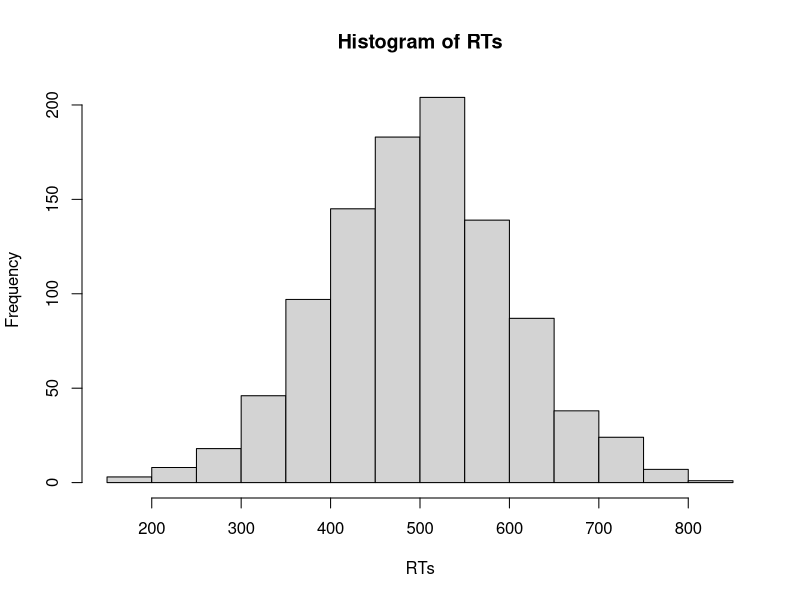
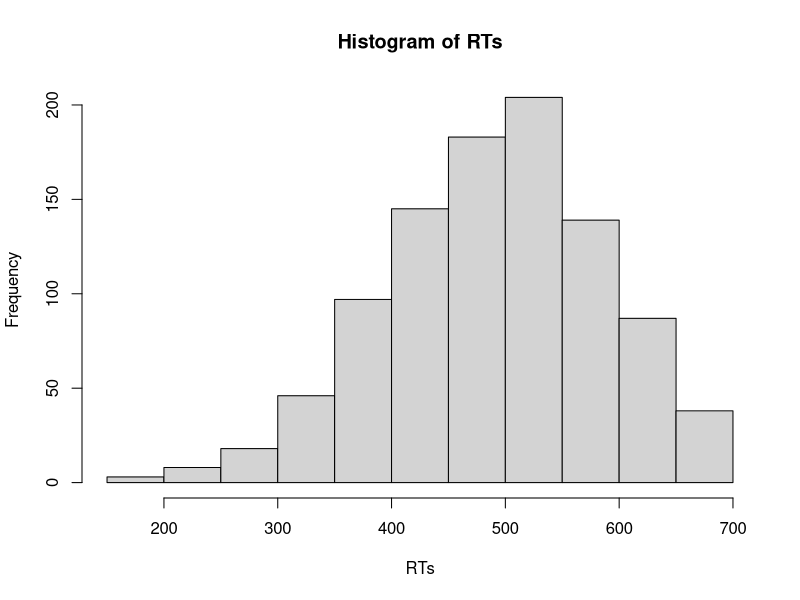
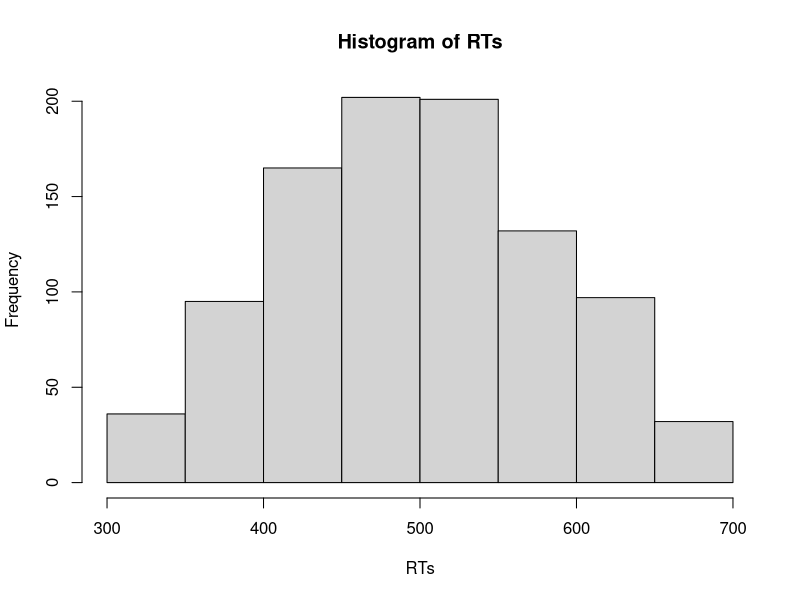

The R source for these figures, in order:
## ---- chunk 1
2.5 * 10
2.5 + (9 / 4)
## ---- chunk 2
# Hier werden zwei Variablen - x und y - definiert
x <- 2
y <- 3
## ---- chunk 3
x
## ---- chunk 4
x + y
x * y
## ---- chunk 5
z <- x * 10
## ---- chunk 6
x
z
## ---- chunk 7
# Beispiele für gute Variablennamen
durchschnittliches_Alter <- 23
MW_Alter <- 23
durchschnittliches_Evaluationsergebnis_KursA <- 2
MW_Evaluationsergebnis_KursA <- 2
## ---- chunk 8
round(0.0249, 3)
## ---- chunk 9
round(x = 0.0249, digits = 3)
## ---- chunk 10
round(digits = 3, x = 0.0249)
## ---- chunk 11
round(0.0249, 3)
round(0.0249)
## ---- chunk 12
# Hier wird ein numerischer Vektor mit den Elementen 1 bis 10 erstellt. 
# Mit einem Doppelpunkt können alle ganzen Zahlen zwischen den beiden angegebenen Zahlen angesprochen werden.
Vektor_numeric <- c(1, 2, 3, 4, 5, 6:10)
## ---- chunk 13
mode(Vektor_numeric)
## ---- chunk 14
Vektor_numeric * 2
## ---- chunk 15
punkte_MC_Fragen <- c(5, 2, 2, 4, 3, 2, 1, 0, 1, 4)
punkte_offene_Fragen <- c(3, 4, 5, 0, 2, 3, 1, 3, 5, 1)
klausurergebnis <- punkte_MC_Fragen + punkte_offene_Fragen
klausurergebnis
## ---- chunk 16
"Alpha" 
'Beta'
Vektor_character <- c("Lea", "Luke", "Han", "Chewy") 
mode(Vektor_character)
## ---- chunk 17
Geschlecht <- c("männlich", "weiblich", "weiblich", "divers", "weiblich")
Studienfach <- c("Psychologie", "Medizin", "Informatik", "Sportwissenschaft", "Biologie")
## ---- chunk 18
TRUE 
FALSE
Vektor_logical <- c(TRUE, TRUE, FALSE, TRUE) 
mode(Vektor_logical)
## ---- chunk 19
# Hier wird festgehalten, welche Versuchspersonen (id) die Studie 
# vollständig abgeschlossen haben (Studie_abgeschlossen)
id <- 1:10
Studie_abgeschlossen <- c(TRUE, TRUE, FALSE, TRUE, TRUE, FALSE, FALSE, TRUE, TRUE, TRUE) 
## ---- chunk 20
## Logisches UND
TRUE & TRUE
TRUE & FALSE
FALSE & FALSE
## ---- chunk 21
## Logisches ODER
TRUE | TRUE
TRUE | FALSE
FALSE | FALSE
## ---- chunk 22
## Logisches NICHT
!TRUE
!FALSE
## ---- chunk 23
!TRUE & FALSE | TRUE
!TRUE & (FALSE | TRUE)
## ---- chunk 24
Bedingung <- c (0, 1, 1, 0, 1, 0, 0, 1)
Vektor_factor <- factor(x = Bedingung, 
                        levels = c(0, 1),
                        labels = c("Kontrollgruppe", "Experimentalgruppe"))
Vektor_factor
mode(Vektor_factor)
## ---- chunk 25
alter <- c(21, 25, 29, 24, NA, 19, 23, 24, 20)
## ---- chunk 26
daten <- c(3, 7, 9, 0, 1, 1, 4, 5)
daten[3]
# Hier wird das dritte Element ausgewählt
## ---- chunk 27
daten[-3]
# Hier werden alle Elemente außer dem dritten ausgewählt
## ---- chunk 28
daten[2:5]
# Hier werden die Elemente 2, 3, 4 und 5 ausgewählt
## ---- chunk 29
daten[c(2, 7)]
# Hier werden die Elemente 2 und 7 ausgewählt
## ---- chunk 30
ausgewaehlte_daten <- daten[c(2, 7)]
## ---- chunk 31
alter <- c(20, 21, 24, 25, 32, 17, 65, 22)
alter >= 18
## ---- chunk 32
# Hier überprüfen wir, welche Versuchspersonen jünger als 18 Jahre sind
alter < 18
# Wir können auch überprüfen, welche Versuchspersonen genau 18 Jahre sind
alter == 18
## ---- chunk 33
# Hier wird überprüft, welche Versuchspersonen Psychologie studieren...
Studienfach <- c("Psychologie", "Medizin", "Informatik", "Sportwissenschaft", "Biologie")
Studienfach == "Psychologie"

# ...bzw. welche nicht.
Studienfach != "Psychologie"
## ---- chunk 34
Bedingung <- c (0, 1, 1, 0, 1, 0, 0, 1)
Bedingung <- factor(x = Bedingung, 
                        levels = c(0, 1),
                        labels = c("Kontrollgruppe", "Experimentalgruppe"))
# Hier wird überprüft, welche Versuchspersonen der Experimentalgruppe angehören
Bedingung == "Experimentalgruppe"
## ---- chunk 35
Testwerte <- c(80, 57, 93, 85, 72, 65, -9)
Testwerte == -9
## ---- chunk 36
fehlende_Werte <- Testwerte == -9
## ---- chunk 37
Testwerte[fehlende_Werte] <- NA
# Hier wurde der Werte -9 durch NA ersetzt:
Testwerte
## ---- chunk 38
# Als erstes werden 1000 Trials einer Versuchsperson simuliert
RTs <- rnorm(n = 1000, mean = 500, sd = 100)
hist(RTs)
# In diesem Vektor von Reaktionszeiten werden alle RTs, die länger als 700 ms sind, entfernt
Ausreisser <- RTs > 700
RTs[Ausreisser] <- NA
hist(RTs)
## ---- chunk 39
RTs <- rnorm(n = 1000, mean = 500, sd = 100)
# Hier wird der logische Vergleich direkt als Index von RTs genutzt.
RTs[RTs > 700] <- NA
## ---- chunk 40
RTs <- rnorm(n = 1000, mean = 500, sd = 100)
# Hier wird der logische Vergleich direkt als Index von RTs genutzt.
RTs[RTs > 700] <- 700
## ---- chunk 41
# Als erstes werden 1000 Trials einer Versuchsperson simuliert
RTs <- rnorm(n = 1000, mean = 500, sd = 100)
# Dann werden untere und obere Grenzen als Variablen definiert. Dies hat den
# Vorteil, dass Sie einfach diese Variablen im Code anpassen können, wenn Sie 
# die Kriterien zur Ausreißeranalyse anpassen möchten.
untere_Grenze <- 300
obere_Grenze <- 700
# In diesem Vektor von Reaktionszeiten werden alle RTs, die schneller als 200 ms
# oder länger als 700 ms sind, entfernt. Dazu wird der logische ODER-Operator 
# benötigt; es sollen solche Trials identifiziert werden, die < 300 ms ODER 
# > 700 ms sind.
Ausreisser <- (RTs > obere_Grenze | RTs < untere_Grenze)
RTs[Ausreisser] <- NA
# Im Histogramm ist zu sehen, dass sowohl sehr schnelle als auch sehr langsame
# Trials aus den Daten entfernt wurden.
hist(RTs)
